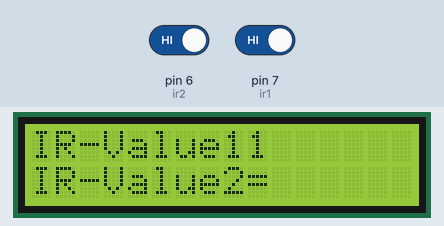
This sketch was run on a simulated Arduino Uno, built with avr-gcc and run on an emulated ATmega328P. Parts: 16×2 character LCD. The test bench sets the inputs (shaded band); at power-on: pin 6 (ir2) HIGH, pin 7 (ir1) HIGH.

Above: at 1.2 s.
1.3 s: pin 6 (ir2) driven LOW
At 2.6 s:
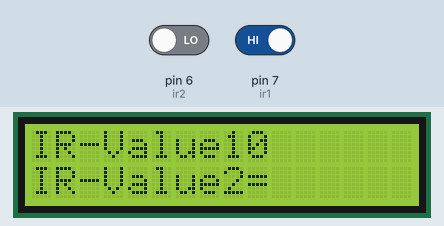
Timing chart, 0 to 4.3 s (numbered marks = the images above; inputs shaded):
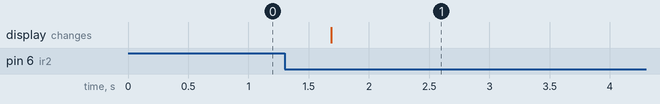

Measured:
- after the input at 1.3 s, the display: changes after 0.39 s (image 1)

The sketch:

codeIR.ino
```cpp
#include <LiquidCrystal_I2C.h>
#include <Wire.h>
const int ir1 = 7;
const int ir2 = 6;
int val1 = 0;
int val2 = 0;
LiquidCrystal_I2C lcd(0x27, 16, 2);

void setup() {
  pinMode(ir1, INPUT);
  pinMode(ir2, INPUT);
  Wire.begin();
  lcd.init();
  lcd.clear();
  lcd.backlight();

}

void loop() {
  lcd.clear();
  val1 = digitalRead(ir1);
  val2 = digitalRead(ir2);
  lcd.setCursor(0, 0);
  lcd.print("IR-Value1=");
  lcd.setCursor(9,0);
  lcd.println(val1);
  lcd.setCursor(0, 1);
  lcd.print("IR-Value2=");
  lcd.setCursor(9,0);
  lcd.println(val2);
  delay(500);

}
```
